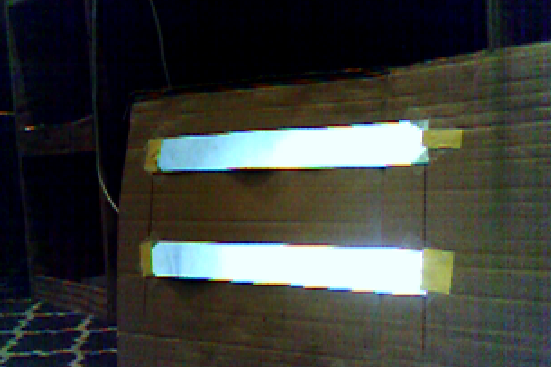
#> input picture JeVois/LineDetect/test.png, 551 x 367 px
$ python -i DeepFrier.py   (imports and definitions only)
#> lines starting #> are read from the running program, lines starting #| are printed output that depends on the picture
#> further down, picture is the input picture: shape (367, 551, 3); mean B, G, R 57.9, 62.1, 59.6
import libjevois as jevois
import cv2
import numpy as np

# [12 lines left out: function badPosterize, not called in this run]


def badPosterize2(imageNormal):
    lab= cv2.cvtColor(imageNormal, cv2.COLOR_BGR2LAB)
#> lab: shape (367, 551, 3); mean of channels 0, 1, 2 64.1, 126.9, 130.9

    #-----Splitting the LAB image to different channels-------------------------
    l, a, b = cv2.split(imageNormal)
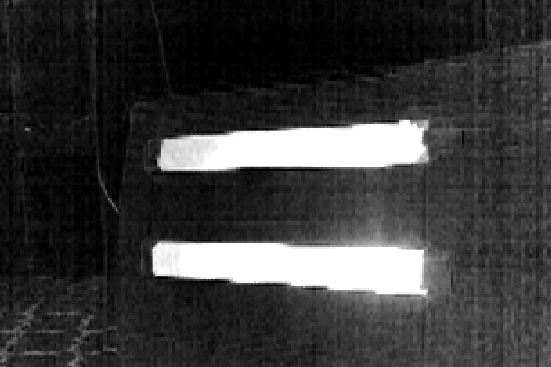
#> l: shape (367, 551); min 0, max 255, mean 57.9
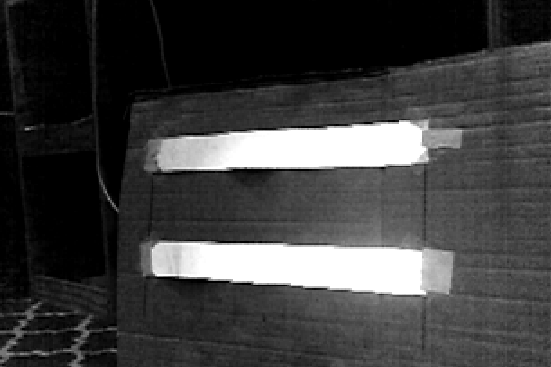
#> a: shape (367, 551); min 0, max 255, mean 62.1
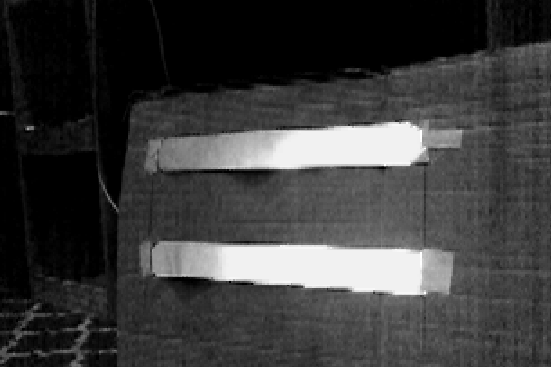
#> b: shape (367, 551); min 0, max 255, mean 59.6

    #-----Applying CLAHE to L-channel-------------------------------------------
    clahe = cv2.createCLAHE(clipLimit=3.0, tileGridSize=(8,8))
    cl = clahe.apply(l)
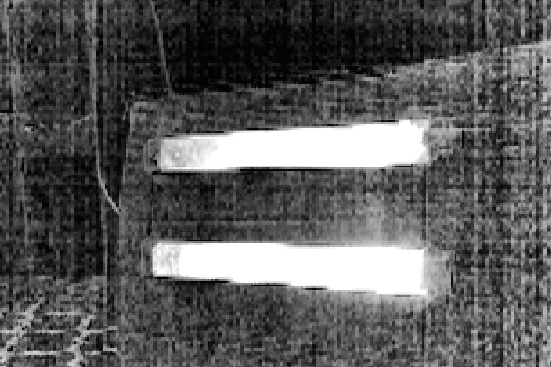
#> cl: shape (367, 551); min 1, max 255, mean 89.3

    #-----Merge the CLAHE enhanced L-channel with the a and b channel-----------
    limg = cv2.merge((cl,a,b))
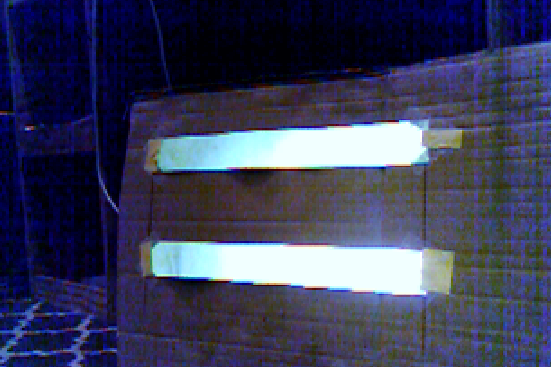
#> limg: shape (367, 551, 3); mean B, G, R 89.3, 62.1, 59.6

    #-----Converting image from LAB Color model to RGB model--------------------
    final = cv2.cvtColor(limg, cv2.COLOR_LAB2BGR)
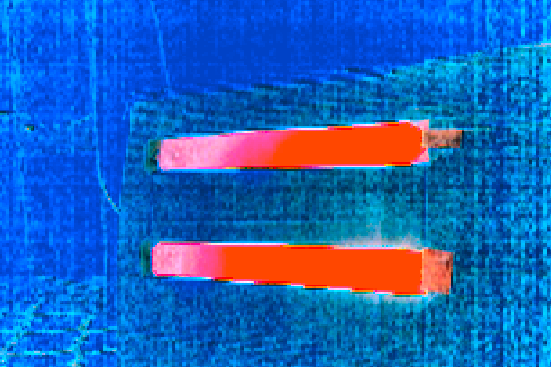
#> final: shape (367, 551, 3); mean B, G, R 185.8, 98.8, 30.1
    return final

## Deep fry images
#
# @author Max H
#
# @videomapping YUYV 1280 1024 30 YUYV 1280 1024 15 MaxH DeepFrier
# @email
# @address 123 first street, Los Angeles CA 90012, USA
# @copyright Copyright (C) 2018 by Max H
# @mainurl
# @supporturl
# @otherurl
# @license GPL v3
# @distribution Unrestricted
# @restrictions None
# @ingroup modules
class DeepFrier:
    # ###################################################################################################
    ## Constructor
    # [81 lines left out: functions __init__, processNoUSB, process, parseSerial, not called in this run]

    # ###################################################################################################
    ## Return a string that describes the custom commands we support, for the JeVois help message
    def supportedCommands(self):
        # use \n seperator if your module supports several commands
        return "hello - print hello using python"

    # ###################################################################################################
    ## Internal method that gets invoked as a custom command
    def hello(self):
        return "Hello from python!"

>>> import cv2
>>> picture = cv2.imread('../LineDetect/test.png')
>>> result = badPosterize2(picture)
